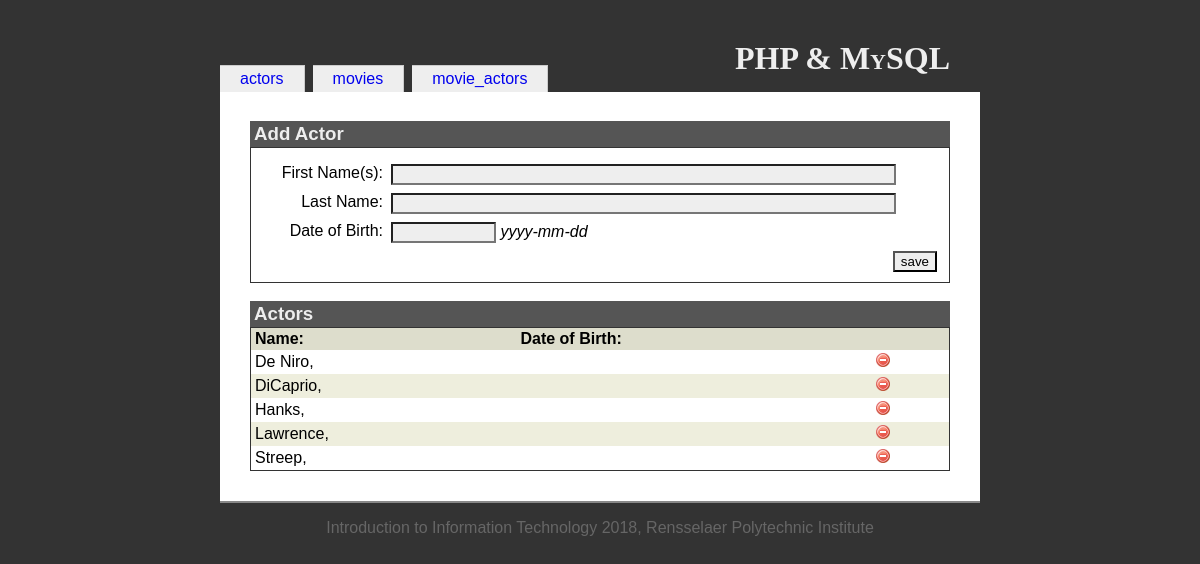
The app's page /index-iitstart.php with its own data.
### tables this page shows
CREATE TABLE `actors` (
  `actorid` int(10) UNSIGNED NOT NULL,
  `first_name` varchar(100) NOT NULL,
  `last_name` varchar(100) NOT NULL,
  `birthdate` date NOT NULL
);

### index-iitstart.php (the view, shortened to what this page needs)
<?php
  include('includes/init.inc.php');
  include('includes/functions.inc.php');
?>
<?php
  include('includes/head.inc.php');
?>
<h1>PHP &amp; MySQL</h1>
<?php include('includes/menubody.inc.php'); ?>
<?php
  $dbOk = false;
  @ $db = new mysqli('localhost', 'root','root', 'iit');
  if ($db->connect_error) {
    echo '<div class="messages">Could not connect to the database. Error: ';
    echo $db->connect_errno . ' - ' . $db->connect_error . '</div>';
  } else {
    $dbOk = true;
  }
  $havePost = isset($_POST["save"]);
  $errors = '';
?>
<h3>Add Actor</h3>
<form id="addForm" name="addForm" action="index.php" method="post" onsubmit="return validate(this);">
  <fieldset>
    <div class="formData">
      <label class="field" for="firstNames">First Name(s):</label>
      <div class="value"><input type="text" size="60" value="<?php if($havePost && $errors != '') { echo $firstNames; } ?>" name="firstNames" id="firstNames"/></div>
      <label class="field" for="lastName">Last Name:</label>
      <div class="value"><input type="text" size="60" value="<?php if($havePost && $errors != '') { echo $lastName; } ?>" name="lastName" id="lastName"/></div>
      <label class="field" for="dob">Date of Birth:</label>
      <div class="value"><input type="text" size="10" maxlength="10" value="<?php if($havePost && $errors != '') { echo $dob; } ?>" name="dob" id="dob"/> <em>yyyy-mm-dd</em></div>
      <input type="submit" value="save" id="save" name="save"/>
    </div>
  </fieldset>
</form>
<h3>Actors</h3>
<table id="actorTable">
<?php
  if ($dbOk) {
    $query = 'select * from actors order by last_name';
    $result = $db->query($query);
    $numRecords = $result->num_rows;
    echo '<tr><th>Name:</th><th>Date of Birth:</th><th></th></tr>';
    for ($i=0; $i < $numRecords; $i++) {
      $record = $result->fetch_assoc();
      if ($i % 2 == 0) {
        echo "\n".'<tr id="actor-' . $record['actorid'] . '"><td>';
      } else {
        echo "\n".'<tr class="odd" id="actor-' . $record['actorid'] . '"><td>';
      }
      echo htmlspecialchars($record['last_name']) . ', ';
      echo '</td><td>';
      echo '</td><td>';
      echo '<img src="resources/delete.png" class="deleteActor" width="16" height="16" alt="delete actor"/>';
      echo '</td></tr>';
    }
  }
?>
</table>
<?php include('includes/foot.inc.php');
?>

### resources/iit.css (style rules this page uses)
body { font-family: Georgia, Arial, Helvetica, sans-serif; color: black; background-color: #333; margin: 0; padding: 0; }
h1 { position: relative; top: 20px; text-align: right; margin: 20px 30px 0 0; font-family: Palatino, Times New Roman, Times, serif; font-variant: small-caps; }
fieldset { clear: both; margin: 0; padding-top: 1em; border: 1px solid #333; }
.field { width: 120px; margin: 0 0.5em 0.5em 0; float: left; clear: left; text-align: right; }
.value { margin: 0 0 0.5em 0; }
input { background-color: #eee; color: black; }
#save { float: right; }
h3 { margin: 1em 0 0 0; background-color: #555; color: #eee; padding: 2px 4px; }
table { margin: 0; }
th { text-align: left; padding-right: 1em; }
td { padding-right: 1em; }
#actorTable { width: 100%; border-spacing: 0; border: 1px solid #333; }
#actorTable th { background-color: #ddc; padding: 2px 4px; }
#actorTable td { padding: 2px 4px; }
#actorTable tr.odd td { background-color: #eed; color: black; }
.deleteActor { cursor: pointer; }

### records on screen
actors: last_name "De Niro"
actors: last_name "DiCaprio"
actors: last_name "Hanks"
actors: last_name "Lawrence"
actors: last_name "Streep"

### other values on screen
$value "actors"
$value "movies"
$value "movie_actors"
